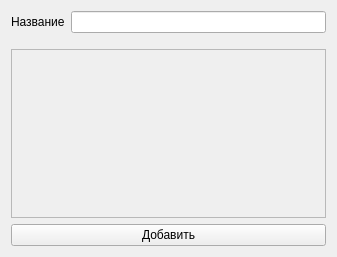
<?xml version="1.0" encoding="UTF-8"?>
<ui version="4.0">
 <class>AddDepartment</class>
 <widget class="QWidget" name="AddDepartment">
  <property name="geometry">
   <rect>
    <x>0</x>
    <y>0</y>
    <width>337</width>
    <height>257</height>
   </rect>
  </property>
  <property name="windowTitle">
   <string>Form</string>
  </property>
  <layout class="QVBoxLayout" name="verticalLayout">
   <item>
    <layout class="QHBoxLayout" name="horizontalLayout">
     <property name="bottomMargin">
      <number>10</number>
     </property>
     <item>
      <widget class="QLabel" name="label">
       <property name="text">
        <string>Название</string>
       </property>
      </widget>
     </item>
     <item>
      <widget class="QLineEdit" name="name"/>
     </item>
    </layout>
   </item>
   <item>
    <widget class="QFrame" name="address_frame">
     <property name="frameShape">
      <enum>QFrame::StyledPanel</enum>
     </property>
     <property name="frameShadow">
      <enum>QFrame::Raised</enum>
     </property>
    </widget>
   </item>
   <item>
    <widget class="QPushButton" name="submit_button">
     <property name="text">
      <string>Добавить</string>
     </property>
    </widget>
   </item>
  </layout>
 </widget>
 <resources/>
 <connections/>
</ui>
